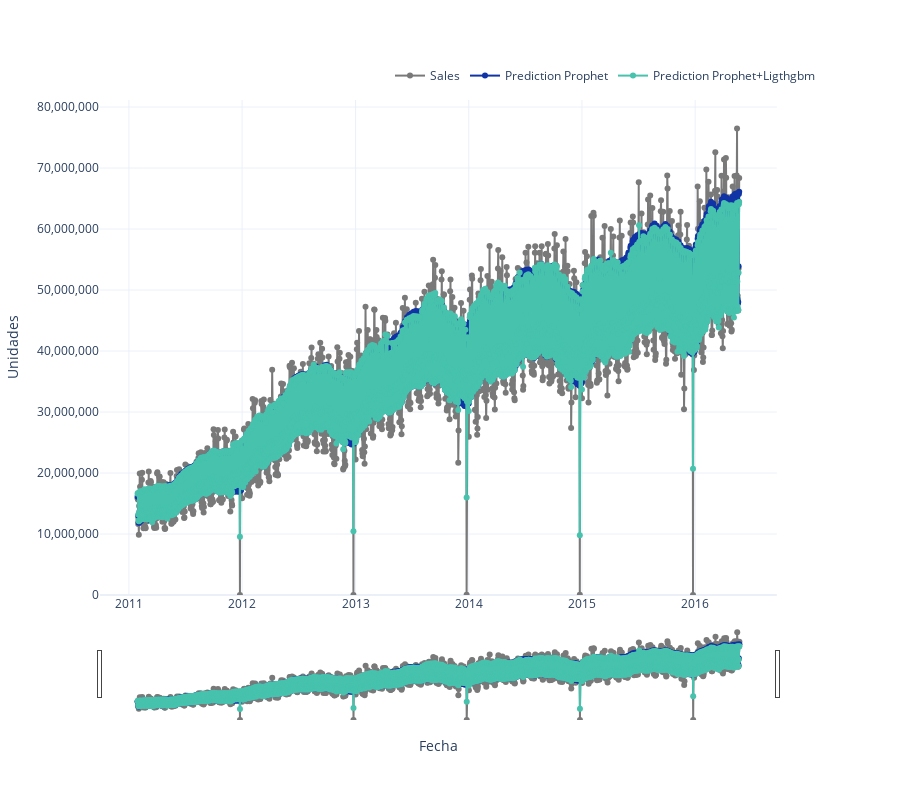

The code cell stored with this chart in its notebook:
### Code cell
fig = make_subplots(specs=[[{"secondary_y": True}]])

fig.add_trace(go.Scatter(x=df_cat_all["ds"], y=df_cat_all["y"],
                          mode='lines',
                          name='Sales',
                          marker_color='rgb(121,121,121)'))
fig.add_trace(go.Scatter(x=df_cat_all["ds"], y=df_cat_all["yhat"],
                          mode='lines+markers',
                          name='Prediction Prophet',
                          marker_color='rgb(16,52,166)'))
fig.add_trace(go.Scatter(x=df_cat_all["ds"], y=df_cat_all["prediccion_unidades_lgb"],
                          mode='lines+markers',
                          name='Prediction Prophet+Ligthgbm',
                          marker_color='rgb(70,194,173)'))

fig.update_traces(mode='markers+lines')
fig.update_xaxes(rangeslider_visible=True)
fig.update_layout({
    'height': 800,
    'template': 'plotly_white',
    'plot_bgcolor': 'rgba(0,0,0,0)',
    'paper_bgcolor': 'rgba(0,0,0,0)',
    'xaxis_title': 'Fecha',
    'yaxis_title': 'Unidades',
    'yaxis_tickformat': ',.0f',
    'yaxis.rangemode': 'tozero',
    'legend': {'orientation': 'h',
                'yanchor': 'bottom',
                'y': 1.02,
                'xanchor': 'right',
                'x': 1
                }
})

### Figure 1 — Plotly figure (JSON) as saved in the notebook; plotly's stock layout.template omitted (floating-point values rounded to 4 significant figures; data arrays with more than 128 entries replaced by an {"elided": "..."} marker saying what was removed)
{"data": [{"marker": {"color": "rgb(121,121,121)"}, "mode": "markers+lines", "name": "Sales", "type": "scatter", "x": {"elided": "1941 str values"}, "y": {"elided": "1941 int values"}}, {"marker": {"color": "rgb(16,52,166)"}, "mode": "markers+lines", "name": "Prediction Prophet", "type": "scatter", "x": {"elided": "1941 str values"}, "y": {"elided": "1941 float values"}}, {"marker": {"color": "rgb(70,194,173)"}, "mode": "markers+lines", "name": "Prediction Prophet+Ligthgbm", "type": "scatter", "x": {"elided": "1941 str values"}, "y": {"elided": "1941 float values"}}], "layout": {"height": 800, "legend": {"orientation": "h", "x": 1, "xanchor": "right", "y": 1.02, "yanchor": "bottom"}, "paper_bgcolor": "rgba(0,0,0,0)", "plot_bgcolor": "rgba(0,0,0,0)", "xaxis": {"anchor": "y", "domain": [0, 0.94], "rangeslider": {"visible": true}, "title": {"text": "Fecha"}}, "yaxis": {"anchor": "x", "domain": [0, 1], "rangemode": "tozero", "tickformat": ",.0f", "title": {"text": "Unidades"}}, "yaxis2": {"anchor": "x", "overlaying": "y", "side": "right"}}}
